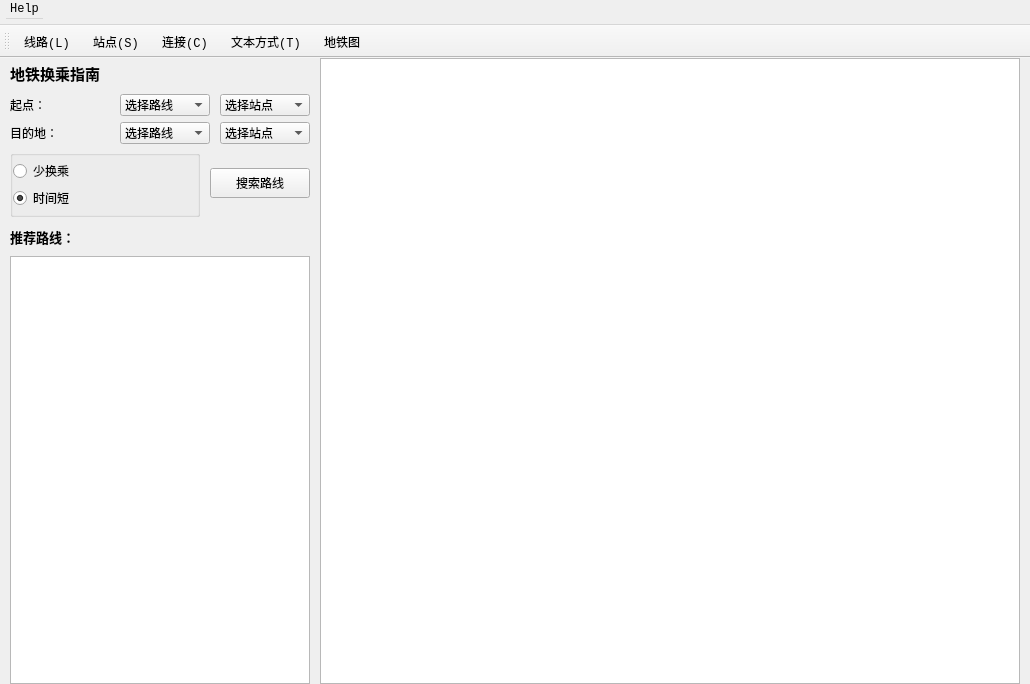
<?xml version="1.0" encoding="UTF-8"?>
<ui version="4.0">
 <class>MainWindow</class>
 <widget class="QMainWindow" name="MainWindow">
  <property name="enabled">
   <bool>true</bool>
  </property>
  <property name="geometry">
   <rect>
    <x>0</x>
    <y>0</y>
    <width>1030</width>
    <height>684</height>
   </rect>
  </property>
  <property name="minimumSize">
   <size>
    <width>1030</width>
    <height>680</height>
   </size>
  </property>
  <property name="font">
   <font>
    <family>Consolas</family>
   </font>
  </property>
  <property name="windowTitle">
   <string>地铁换乘指南</string>
  </property>
  <property name="windowIcon">
   <iconset resource="resource.qrc">
    <normaloff>:/icon/icon/metro-shanghai.png</normaloff>:/icon/icon/metro-shanghai.png</iconset>
  </property>
  <property name="iconSize">
   <size>
    <width>24</width>
    <height>24</height>
   </size>
  </property>
  <widget class="QWidget" name="centralWidget">
   <property name="minimumSize">
    <size>
     <width>1030</width>
     <height>600</height>
    </size>
   </property>
   <layout class="QHBoxLayout" name="horizontalLayout" stretch="0,11">
    <property name="spacing">
     <number>10</number>
    </property>
    <property name="leftMargin">
     <number>10</number>
    </property>
    <property name="topMargin">
     <number>0</number>
    </property>
    <property name="rightMargin">
     <number>10</number>
    </property>
    <property name="bottomMargin">
     <number>0</number>
    </property>
    <item>
     <layout class="QVBoxLayout" name="verticalLayout_2" stretch="0,2,0,5,2,32">
      <property name="spacing">
       <number>6</number>
      </property>
      <item>
       <widget class="QLabel" name="labelTransfer">
        <property name="minimumSize">
         <size>
          <width>280</width>
          <height>30</height>
         </size>
        </property>
        <property name="font">
         <font>
          <family>Consolas</family>
          <pointsize>11</pointsize>
          <weight>75</weight>
          <bold>true</bold>
         </font>
        </property>
        <property name="text">
         <string>地铁换乘指南</string>
        </property>
       </widget>
      </item>
      <item>
       <layout class="QHBoxLayout" name="horizontalLayout4" stretch="7,0,0">
        <property name="spacing">
         <number>10</number>
        </property>
        <item>
         <widget class="QLabel" name="labelStart">
          <property name="enabled">
           <bool>true</bool>
          </property>
          <property name="minimumSize">
           <size>
            <width>70</width>
            <height>20</height>
           </size>
          </property>
          <property name="font">
           <font>
            <family>Consolas</family>
           </font>
          </property>
          <property name="text">
           <string>起点：</string>
          </property>
          <property name="buddy">
           <cstring>comboBoxStartLine</cstring>
          </property>
         </widget>
        </item>
        <item>
         <widget class="QComboBox" name="comboBoxStartLine">
          <property name="minimumSize">
           <size>
            <width>90</width>
            <height>20</height>
           </size>
          </property>
          <property name="font">
           <font>
            <family>Consolas</family>
           </font>
          </property>
          <property name="currentText">
           <string>选择路线</string>
          </property>
          <item>
           <property name="text">
            <string>选择路线</string>
           </property>
          </item>
         </widget>
        </item>
        <item>
         <widget class="QComboBox" name="comboBoxStartStation">
          <property name="minimumSize">
           <size>
            <width>90</width>
            <height>20</height>
           </size>
          </property>
          <property name="font">
           <font>
            <family>Consolas</family>
           </font>
          </property>
          <property name="currentText">
           <string>选择站点</string>
          </property>
          <item>
           <property name="text">
            <string>选择站点</string>
           </property>
          </item>
         </widget>
        </item>
       </layout>
      </item>
      <item>
       <layout class="QHBoxLayout" name="horizontalLayout5" stretch="7,0,0">
        <property name="spacing">
         <number>10</number>
        </property>
        <item>
         <widget class="QLabel" name="labelDestination">
          <property name="minimumSize">
           <size>
            <width>70</width>
            <height>20</height>
           </size>
          </property>
          <property name="font">
           <font>
            <family>Consolas</family>
           </font>
          </property>
          <property name="text">
           <string>目的地：</string>
          </property>
          <property name="buddy">
           <cstring>comboBoxDstLine</cstring>
          </property>
         </widget>
        </item>
        <item>
         <widget class="QComboBox" name="comboBoxDstLine">
          <property name="enabled">
           <bool>true</bool>
          </property>
          <property name="minimumSize">
           <size>
            <width>90</width>
            <height>20</height>
           </size>
          </property>
          <property name="font">
           <font>
            <family>Consolas</family>
           </font>
          </property>
          <property name="editable">
           <bool>false</bool>
          </property>
          <property name="currentText">
           <string>选择路线</string>
          </property>
          <item>
           <property name="text">
            <string>选择路线</string>
           </property>
          </item>
         </widget>
        </item>
        <item>
         <widget class="QComboBox" name="comboBoxDstStation">
          <property name="minimumSize">
           <size>
            <width>90</width>
            <height>20</height>
           </size>
          </property>
          <property name="font">
           <font>
            <family>Consolas</family>
           </font>
          </property>
          <property name="editable">
           <bool>false</bool>
          </property>
          <item>
           <property name="text">
            <string>选择站点</string>
           </property>
          </item>
         </widget>
        </item>
       </layout>
      </item>
      <item>
       <layout class="QHBoxLayout" name="horizontalLayout6" stretch="0,0">
        <property name="spacing">
         <number>10</number>
        </property>
        <item>
         <widget class="QGroupBox" name="groupBox">
          <property name="minimumSize">
           <size>
            <width>190</width>
            <height>30</height>
           </size>
          </property>
          <property name="title">
           <string/>
          </property>
          <layout class="QVBoxLayout" name="verticalLayout" stretch="1,1">
           <property name="spacing">
            <number>0</number>
           </property>
           <property name="leftMargin">
            <number>0</number>
           </property>
           <property name="topMargin">
            <number>0</number>
           </property>
           <property name="rightMargin">
            <number>0</number>
           </property>
           <property name="bottomMargin">
            <number>0</number>
           </property>
           <item>
            <widget class="QRadioButton" name="radioButtonMinTransfer">
             <property name="minimumSize">
              <size>
               <width>100</width>
               <height>15</height>
              </size>
             </property>
             <property name="font">
              <font>
               <family>Consolas</family>
              </font>
             </property>
             <property name="text">
              <string>少换乘</string>
             </property>
            </widget>
           </item>
           <item>
            <widget class="QRadioButton" name="radioButtonMinTime">
             <property name="minimumSize">
              <size>
               <width>100</width>
               <height>15</height>
              </size>
             </property>
             <property name="font">
              <font>
               <family>Consolas</family>
              </font>
             </property>
             <property name="text">
              <string>时间短</string>
             </property>
             <property name="checked">
              <bool>true</bool>
             </property>
            </widget>
           </item>
          </layout>
         </widget>
        </item>
        <item>
         <widget class="QPushButton" name="pushButtonTransfer">
          <property name="minimumSize">
           <size>
            <width>70</width>
            <height>30</height>
           </size>
          </property>
          <property name="font">
           <font>
            <family>Consolas</family>
           </font>
          </property>
          <property name="text">
           <string>搜索路线</string>
          </property>
         </widget>
        </item>
       </layout>
      </item>
      <item>
       <widget class="QLabel" name="labelTransferRoute">
        <property name="minimumSize">
         <size>
          <width>280</width>
          <height>20</height>
         </size>
        </property>
        <property name="font">
         <font>
          <family>Consolas</family>
          <pointsize>10</pointsize>
          <weight>75</weight>
          <bold>true</bold>
         </font>
        </property>
        <property name="text">
         <string>推荐路线：</string>
        </property>
       </widget>
      </item>
      <item>
       <widget class="QTextBrowser" name="textBrowserRoute">
        <property name="minimumSize">
         <size>
          <width>300</width>
          <height>300</height>
         </size>
        </property>
        <property name="font">
         <font>
          <family>Consolas</family>
         </font>
        </property>
       </widget>
      </item>
     </layout>
    </item>
    <item>
     <widget class="QGraphicsView" name="graphicsView">
      <property name="minimumSize">
       <size>
        <width>700</width>
        <height>580</height>
       </size>
      </property>
     </widget>
    </item>
   </layout>
  </widget>
  <widget class="QMenuBar" name="menuBar">
   <property name="geometry">
    <rect>
     <x>0</x>
     <y>0</y>
     <width>1030</width>
     <height>26</height>
    </rect>
   </property>
   <property name="minimumSize">
    <size>
     <width>0</width>
     <height>25</height>
    </size>
   </property>
   <widget class="QMenu" name="menu_H">
    <property name="title">
     <string>Help</string>
    </property>
    <addaction name="actionuseHelp"/>
   </widget>
   <addaction name="menu_H"/>
  </widget>
  <widget class="QToolBar" name="mainToolBar">
   <property name="minimumSize">
    <size>
     <width>0</width>
     <height>0</height>
    </size>
   </property>
   <property name="iconSize">
    <size>
     <width>24</width>
     <height>24</height>
    </size>
   </property>
   <property name="toolButtonStyle">
    <enum>Qt::ToolButtonIconOnly</enum>
   </property>
   <attribute name="toolBarArea">
    <enum>TopToolBarArea</enum>
   </attribute>
   <attribute name="toolBarBreak">
    <bool>false</bool>
   </attribute>
   <addaction name="actionAddLine"/>
   <addaction name="actionAddStation"/>
   <addaction name="actionAddConnect"/>
   <addaction name="actionAddByText"/>
   <addaction name="actionLineMap"/>
  </widget>
  <action name="actionAddLine">
   <property name="icon">
    <iconset resource="resource.qrc">
     <normaloff>:/icon/icon/subway.png</normaloff>:/icon/icon/subway.png</iconset>
   </property>
   <property name="text">
    <string>线路(&amp;L)</string>
   </property>
   <property name="font">
    <font>
     <family>Consolas</family>
    </font>
   </property>
   <property name="shortcut">
    <string>Ctrl+Shift+L</string>
   </property>
  </action>
  <action name="actionAddStation">
   <property name="icon">
    <iconset resource="resource.qrc">
     <normaloff>:/icon/icon/station.png</normaloff>:/icon/icon/station.png</iconset>
   </property>
   <property name="text">
    <string>站点(&amp;S)</string>
   </property>
   <property name="font">
    <font>
     <family>Consolas</family>
    </font>
   </property>
   <property name="shortcut">
    <string>Ctrl+Shift+S</string>
   </property>
  </action>
  <action name="actionAddConnect">
   <property name="icon">
    <iconset resource="resource.qrc">
     <normaloff>:/icon/icon/connect.png</normaloff>:/icon/icon/connect.png</iconset>
   </property>
   <property name="text">
    <string>连接(&amp;C)</string>
   </property>
   <property name="font">
    <font>
     <family>Consolas</family>
    </font>
   </property>
   <property name="shortcut">
    <string>Ctrl+Shift+C</string>
   </property>
  </action>
  <action name="actionAddByText">
   <property name="icon">
    <iconset resource="resource.qrc">
     <normaloff>:/icon/icon/text.png</normaloff>:/icon/icon/text.png</iconset>
   </property>
   <property name="text">
    <string>文本方式(&amp;T)</string>
   </property>
   <property name="font">
    <font>
     <family>Consolas</family>
    </font>
   </property>
   <property name="shortcut">
    <string>Ctrl+Shift+T</string>
   </property>
  </action>
  <action name="actiontoolBar">
   <property name="checkable">
    <bool>true</bool>
   </property>
   <property name="checked">
    <bool>true</bool>
   </property>
   <property name="text">
    <string>toolBar</string>
   </property>
   <property name="font">
    <font>
     <family>Consolas</family>
    </font>
   </property>
  </action>
  <action name="actionLineMap">
   <property name="icon">
    <iconset resource="resource.qrc">
     <normaloff>:/icon/icon/map.png</normaloff>:/icon/icon/map.png</iconset>
   </property>
   <property name="text">
    <string>地铁图</string>
   </property>
   <property name="toolTip">
    <string>地铁网络线路图</string>
   </property>
   <property name="font">
    <font>
     <family>Consolas</family>
    </font>
   </property>
   <property name="shortcut">
    <string>Ctrl+M</string>
   </property>
  </action>
  <action name="actionWheel">
   <property name="enabled">
    <bool>false</bool>
   </property>
   <property name="icon">
    <iconset>
     <normaloff>:/icon/icon/mouse.png</normaloff>:/icon/icon/mouse.png</iconset>
   </property>
   <property name="text">
    <string>鼠标可缩放</string>
   </property>
   <property name="font">
    <font>
     <family>Consolas</family>
    </font>
   </property>
  </action>
  <action name="actionuseHelp">
   <property name="icon">
    <iconset resource="resource.qrc">
     <normaloff>:/icon/icon/help.png</normaloff>:/icon/icon/help.png</iconset>
   </property>
   <property name="text">
    <string>使用说明</string>
   </property>
   <property name="font">
    <font>
     <family>Consolas</family>
    </font>
   </property>
  </action>
 </widget>
 <layoutdefault spacing="6" margin="11"/>
 <resources>
  <include location="resource.qrc"/>
 </resources>
 <connections/>
</ui>
